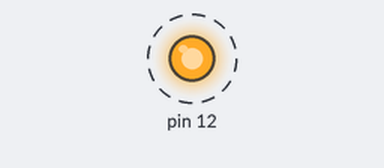
The sketch below on a simulated Arduino Uno, built with avr-gcc and run on an emulated ATmega328P. On the bench: output pins drawn as LEDs (lit = HIGH). Dashed ring = blinking.

Above: at 0.2 s.
Timing chart, 0 to 3.0 s (numbered marks = the images above):
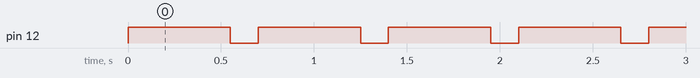

Measured:
- by itself, pin 12: alternates HIGH for 0.55 s and LOW for 0.15 s

The sketch:

sketch_blinking.ino
```cpp
void setup() {
  // put your setup code here, to run once:
pinMode (12, OUTPUT);
}

void loop() {
  // put your main code here, to run repeatedly:
digitalWrite(12, HIGH); // high means 5 volt = LED on, low = off
delay(550);
digitalWrite(12, LOW);
delay(150);
}
```
